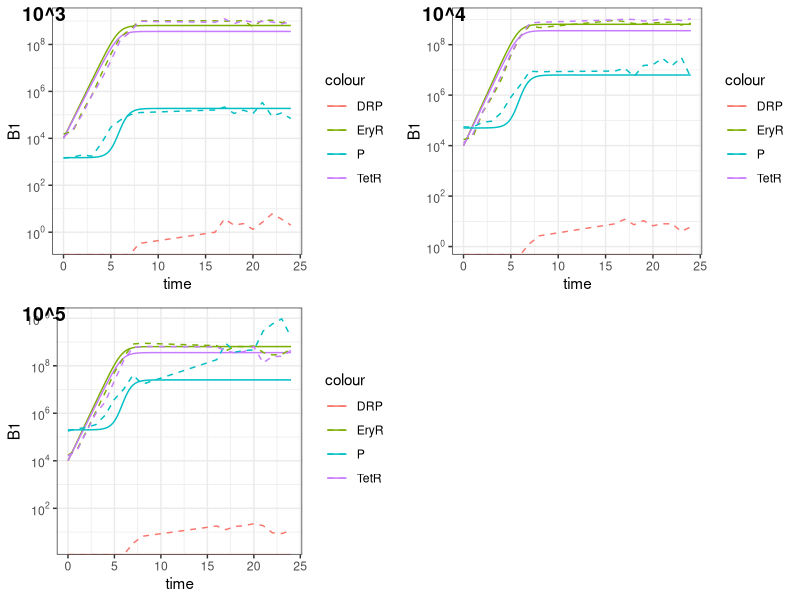

Write R code to recreate this figure.

library(deSolve)
library(reshape2)
library(dplyr)
library(ggplot2)
library(scales)
library(cowplot)



## Load the lab data: ####

#adjust to what your WD is!!
lab_data4 = read.csv(here::here("Lab", "Transduction", "summary_10_4.csv"), stringsAsFactors = F)
lab_data3 = read.csv(here::here("Lab", "Transduction", "summary_10_3.csv"), stringsAsFactors = F)
lab_data5 = read.csv(here::here("Lab", "Transduction", "summary_10_5.csv"), stringsAsFactors = F)


## Model: ####

#https://jvi.asm.org/content/jvi/76/11/5557.full.pdf
#basically consider that sort of link between phage and bacteria

#I have a wrapper around the desolve model for simplicity
#some default values included in function definition, which correspond to best "eyball" fit to lab data
test_model = function(times = seq(0,24,1),
                      params = c(Nmax = 6e8,
                                 mu1 = 1.9,
                                 mu2 = 1.9,
                                 mu3 = 1.9,
                                 beta = 0.0000002,
                                 pr1 = 0.01,
                                 pr2 = 0.01,
                                 L = 5,
                                 decay = 0),
                      y = c(B1 = 1e2,
                            B2 = 1e2,
                            B3 = 0,
                            P = 1e4,
                            P1 = 0,
                            P2 = 0),
                      quick_plot = F,
                      lab_data = NULL, 
                      def_model = T){
  
  #the original model I designed
  full_model = function(times, y, parms){
    
    with(as.list(c(y,parms)),{
      
      #total bacteria and phage populations:
      N = B1 + B2 + B3
      p_tot = P + P1 + P2
      if (p_tot == 0) p_tot = 1 #safety to prevent model breaking
      
      #probability for one bacterium to be infected by one phage:
      pr_inf_tot = beta
      
      #bacteria resistant to ery:
      dB1 = mu1*(1 - N/Nmax)*B1 - pr_inf_tot*p_tot/B1
      #growth - infected by normal phage or transducing phage (tet)
      
      #bacteria resistant to tet:
      dB2 = mu2*(1 - N/Nmax)*B2 - pr_inf_tot*p_tot/B2
      #growth - infected by normal phage or transducing phage (ery)
      
      #bacteria resistant to ery and tet:
      dB3 = mu3*(1 - N/Nmax)*B3 - pr_inf_tot*p_tot/B3 + pr_inf_tot*p_tot*(P2/p_tot)/B1 + pr_inf_tot*p_tot*(P1/p_tot)/B2
      #growth - infected by normal phage + tet transduction event + ery transduction event
      
      
      #normal phage:
      dP = pr_inf_tot*p_tot*(L - 1)*(1 - pr1)/B1 + pr_inf_tot*p_tot*(L - 1)*(1 - pr2)/B2 + pr_inf_tot*p_tot*(L - 1)*(1 - pr1 - pr2)/B3 - decay*P
      #new phage produced by lysis in each bacteria group - decay
      
      #transducing phage (ery):
      dP1 = pr_inf_tot*p_tot*pr1/B1 + pr_inf_tot*p_tot*pr1/B3 - pr_inf_tot*P1/N - decay*P1
      #new phage by transduction in ery resistant + new phage by transduction in ery+tet resistant - infections - decay
      
      #transducing phage (tet):
      dP2 = pr_inf_tot*p_tot*pr2/B2 + pr_inf_tot*p_tot*pr2/B3 - pr_inf_tot*P2/N - decay*P2
      #new phage by transduction in tet resistant + new phage by transduction in ery+tet resistant - infections - decay
      
      
      return(list(c(dB1, dB2, dB3, dP, dP1, dP2)))
      
    }
    )
  }
  
  #more complicated, converts to probas to estimate n phage binding and n bacteria bound
  run_model = function(times, y, params){
    
    with(as.list(c(y,params)),{
      
      #a little "cheating"; lab data shows bacteria lags for 1h, but growth functions will systematically fail to reproduce this...
      #so instead, I'm forcing the bacteria to not grow for 1h
      #if(times < 1) mu1 = mu2 = mu3 = 0
      
      N = B1 + B2 + B3
      
      #Number of phage who will infect a bacteria at time t
      P_inf = (1 - exp(-beta*N)) * P
      P_inf1 = (1 - exp(-beta*N)) * P1
      P_inf2 = (1 - exp(-beta*N)) * P2
      
      #Proportion of bacteria who will be infected at time t
      lambda = 1 - exp(-P_inf/N)
      lambda1 = 1 - exp(-P_inf1/N)
      lambda2 = 1 - exp(-P_inf2/N)
      
      
      dB1 = B1 * mu1 * (1 - N/Nmax) - B1 * lambda / N * B1 - B1 * lambda2 / N * B1 
      dB2 = B2 * mu2 * (1 - N/Nmax) - B2 * lambda / N * B2 - B2 * lambda1 / N * B2
      dB3 = B3 * mu3 * (1 - N/Nmax) - B3 * lambda / N * B3 +
        B2 * lambda1 / N * B2 + B1 * lambda2 / N * B1 
      dP = N * lambda * L - P_inf - decay * P
      
      dP1 = (B1+B3) * lambda * pr1 / N * (B1+B3) - P_inf1
      dP2 = (B2+B3) * lambda * pr2 / N * (B2+B3) - P_inf2
      
      
      return(list(c(dB1, dB2, dB3, dP, dP1, dP2)))
      
    }
    )
  }
  
  
  ##MASS ACTION WITH LINK
  mass_link_model = function(times, y, params){
    
    with(as.list(c(y,params)),{
      
      
      N = B1 + B2
      
      #Proportion of bacteria who will be infected at time t
      lambda = beta * (1 - N/Nmax)

      dB1 = B1 * mu1 * (1 - N/Nmax) - B1 * lambda * P 
      dB2 = B2 * mu2 * (1 - N/Nmax) - B2 * lambda * P
      dB3 = 0 
      dP = N * lambda * (L-1) * P
      
      dP1 = 0
      dP2 = 0
      
      
      return(list(c(dB1, dB2, dB3, dP, dP1, dP2)))
      
    }
    )
  }
  
  
  
  #MASS ACTION
  mass_model = function(times, y, params){
    
    with(as.list(c(y,params)),{
      
      
      N = B1 + B2
      
    
      dB1 = B1 * mu1 * (1 - N/Nmax) - B1 * beta * P   
      dB2 = B2 * mu2 * (1 - N/Nmax) - B2 * beta * P
      dB3 = 0
      dP = N * beta * P * (L-1)
      
      dP1 = 0
      dP2 = 0
      
      
      return(list(c(dB1, dB2, dB3, dP, dP1, dP2)))
      
    }
    )
  }
  
  link_model = function(times, y, params){
    
    with(as.list(c(y,params)),{
      

      N = B1 + B2 + B3

      #Proportion of bacteria who will be infected at time t
      P_inf = beta * (1 - N/Nmax)

      
      #Proportion of bacteria who will be infected at time t
      lambda = P_inf*P #1 - exp(-P_inf)# * P/N)
      lambda1 = 1 - exp(-P_inf * P1/N)
      lambda2 = 1 - exp(-P_inf * P2/N)
      
      print(paste0("P_inf: ", P_inf, ", lambda: ", lambda))
      
      dB1 = B1 * mu1 * (1 - N/Nmax) - B1 * lambda  - B1 * lambda2  
      dB2 = B2 * mu2 * (1 - N/Nmax) - B2 * lambda  - B2 * lambda1 
      dB3 = B3 * mu3 * (1 - N/Nmax) - B3 * lambda  +
        B2 * lambda1 + B1 * lambda2 
      dP = N * lambda * L - P_inf * P - decay * P
      
      dP1 = (B1+B3) * lambda * pr1 - N * lambda1 * P1
      dP2 = (B2+B3) * lambda * pr2 - N * lambda2 * P2
      
      
      return(list(c(dB1, dB2, dB3, dP, dP1, dP2)))
      
    }
    )
  }
  
  if(def_model == "alt" ) {
    res_full = as.data.frame(deSolve::ode(func = run_model, times = times, y = y, parms = params))
  }
  if(def_model == "full") {
    res_full = as.data.frame(deSolve::ode(func = full_model, times = times, y = y, parms = params))
  }
  if(def_model == "link") {
    res_full = as.data.frame(deSolve::ode(func = link_model, times = times, y = y, parms = params))
  }
  if(def_model == "mass") {
    res_full = as.data.frame(deSolve::ode(func = mass_model, times = times, y = y, parms = params))
  }
  if(def_model == "mass_link") {
    res_full = as.data.frame(deSolve::ode(func = mass_link_model, times = times, y = y, parms = params))
  }
  
  #replace values < 1 by 0, except "times" column ofc
  res_full[,-1][res_full[,-1] < 1] = 0
  
  if (quick_plot == T) {
    
    #Quick plotting if you're playing around with the model:
    pp = ggplot(res_full) +
      geom_line(aes(time, B1, colour = "EryR")) +
      geom_line(aes(time, B2, colour = "TetR")) +
      geom_line(aes(time, B3, colour = "DRP")) +
      geom_line(aes(time, P, colour = "P")) +
      scale_y_continuous(trans=log10_trans(),
                         breaks=trans_breaks("log10", function(x) 10^x),
                         labels=trans_format("log10", math_format(10^.x)))
    
    
    if(!(is.null(lab_data))){
      
      lab_data = lab_data %>% 
        filter(Bacteria != "Total")
      
      pp = pp +
        geom_line(data = lab_data, aes(Time, Mean, colour = Bacteria), linetype = "dashed")
      
      
    }
    
    plot(pp)
    
  }
  
  return(res_full)
  
  
}

times = seq(0,24,0.2)

params = c(Nmax = 1e9, #max number of bacteria possible in the system
           mu1 = 1.9, #max growth rate of bacteria
           mu2 = 1.8,
           mu3 = 1.5,
           beta = 0.000000001, #this corresponds to individual phage adsorption rate
           pr1 = 0,
           pr2 = 0,
           L = 10, #burst size (number of new phage released after infection)
           decay = 0) #phage decay rate in the system

#initial number of bacteria and phage (matches average from lab data)
yinit = c(B1 = 1e4, 
          B2 = 1e4,
          B3 = 0,
          P = 5e4,
          P1 = 0,
          P2 = 0)

#quick_plot option generates a plot of the results, useful when playing around with parameter values (set FALSE otherwise)
#lab_data option adds mean lab data points to plot, useful when attempting to eyeball parameter values (leave NULL otherwise)
res4 = test_model(times, params, yinit, quick_plot = F, def_model = "mass_link")
yinit["P"] = 1.5e3
res3 = test_model(times, params, yinit, quick_plot = F, def_model = "mass_link")
yinit["P"] = 2e5
res5 = test_model(times, params, yinit, quick_plot = F, def_model = "mass_link")

pp4 = ggplot(res4) +
  geom_line(aes(time, B1, colour = "EryR")) +
  geom_line(aes(time, B2, colour = "TetR")) +
  geom_line(aes(time, B3, colour = "DRP")) +
  geom_line(aes(time, P, colour = "P")) +
  scale_y_continuous(trans=log10_trans(),
                     breaks=trans_breaks("log10", function(x) 10^x),
                     labels=trans_format("log10", math_format(10^.x))) +
  geom_line(data = lab_data4 %>% filter(Bacteria != "Total"),
            aes(Time, Mean, colour = Bacteria), linetype = "dashed") +
  theme_bw()

pp3 = ggplot(res3) +
  geom_line(aes(time, B1, colour = "EryR")) +
  geom_line(aes(time, B2, colour = "TetR")) +
  geom_line(aes(time, B3, colour = "DRP")) +
  geom_line(aes(time, P, colour = "P")) +
  scale_y_continuous(trans=log10_trans(),
                     breaks=trans_breaks("log10", function(x) 10^x),
                     labels=trans_format("log10", math_format(10^.x))) +
  geom_line(data = lab_data3 %>% filter(Bacteria != "Total"),
            aes(Time, Mean, colour = Bacteria), linetype = "dashed") +
  theme_bw()

pp5 = ggplot(res5) +
  geom_line(aes(time, B1, colour = "EryR")) +
  geom_line(aes(time, B2, colour = "TetR")) +
  geom_line(aes(time, B3, colour = "DRP")) +
  geom_line(aes(time, P, colour = "P")) +
  scale_y_continuous(trans=log10_trans(),
                     breaks=trans_breaks("log10", function(x) 10^x),
                     labels=trans_format("log10", math_format(10^.x))) +
  geom_line(data = lab_data5 %>% filter(Bacteria != "Total"),
            aes(Time, Mean, colour = Bacteria), linetype = "dashed") +
  theme_bw()


plot_grid(pp3, pp4, pp5,
          labels = c("10^3", "10^4", "10^5"))
